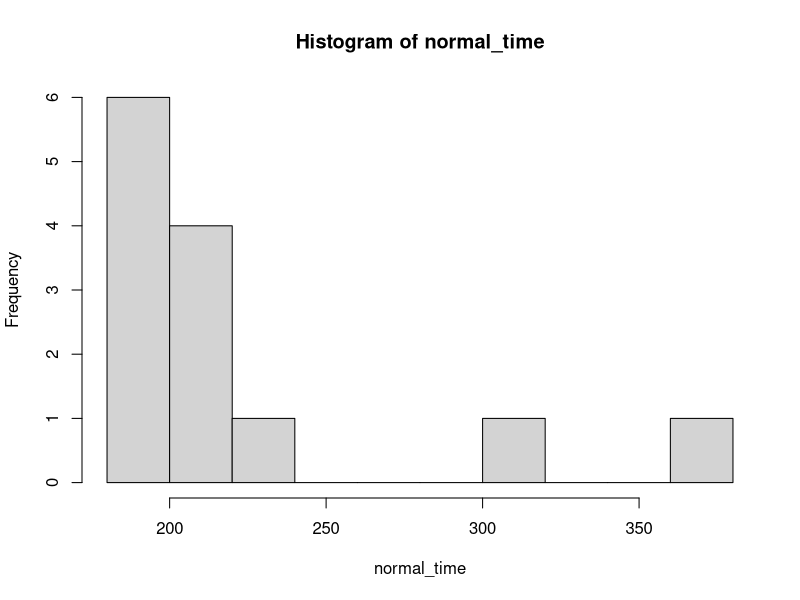
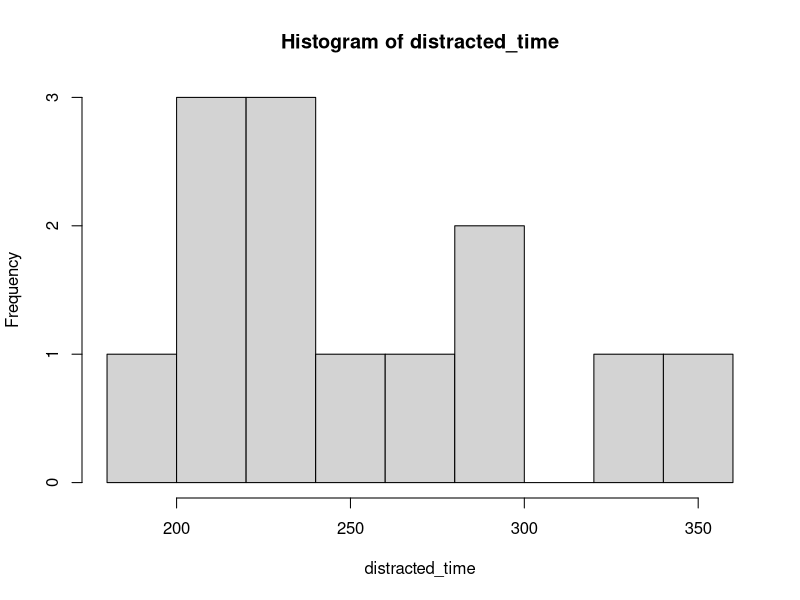
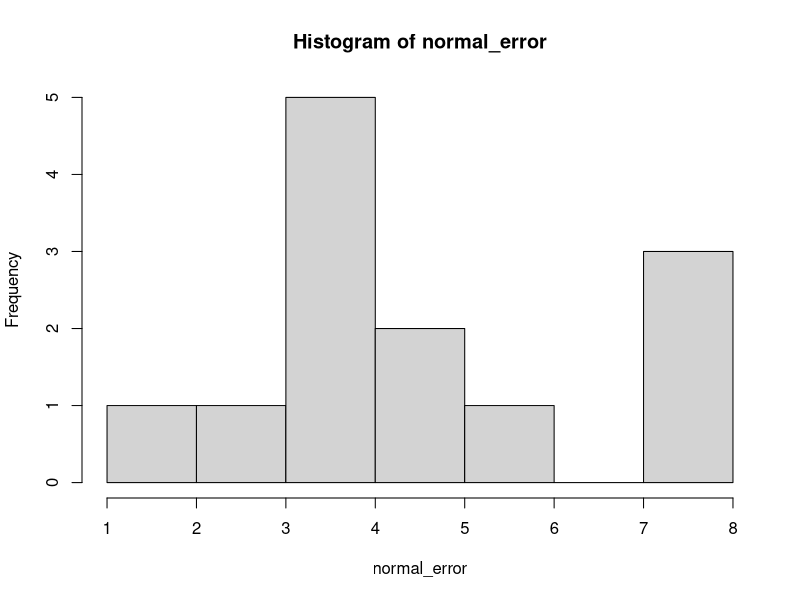
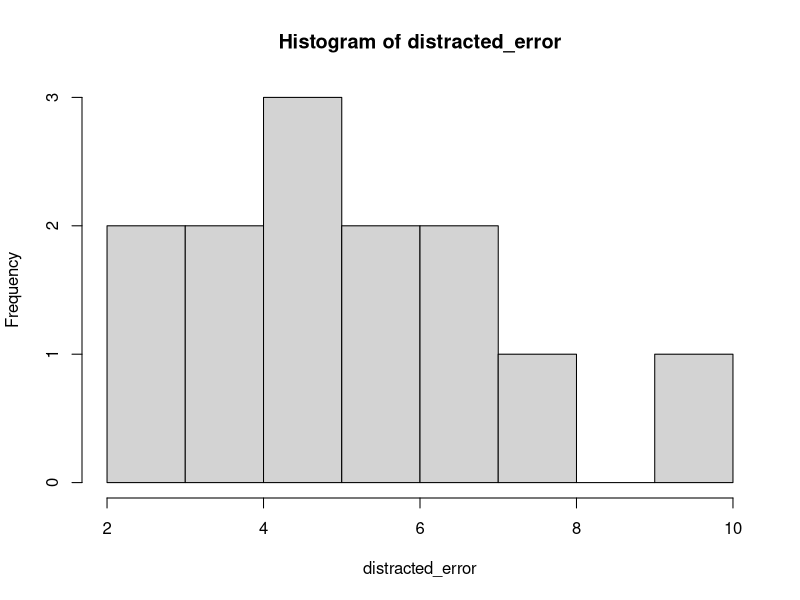
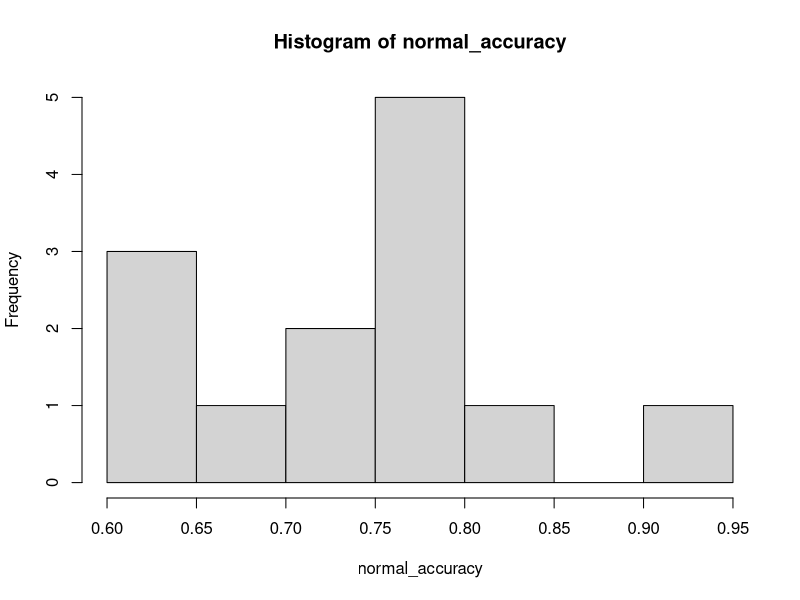
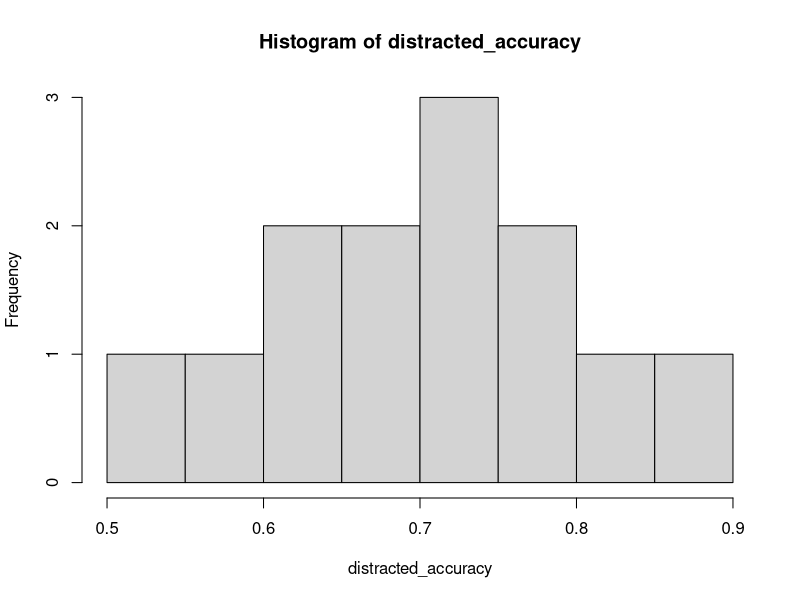
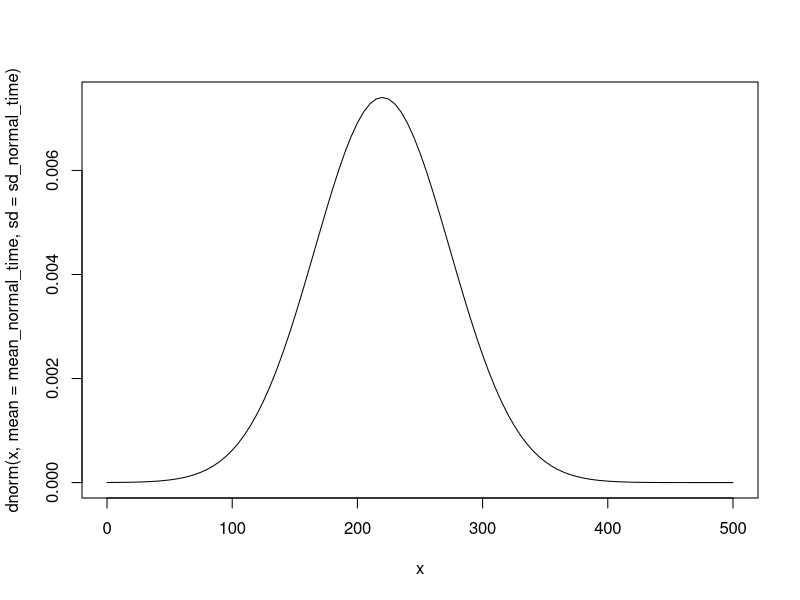
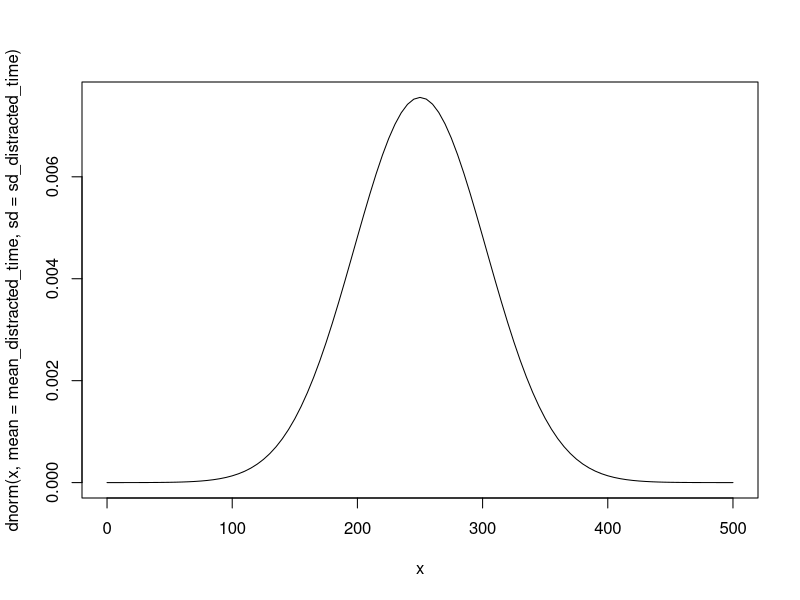

Reproduce these figures in R, in order.
normal_time <- c(193, 181, 184, 184, 228, 181, 209, 192, 216, 220, 364, 301, 206)

normal_error <- c(5, 8, 4, 8, 8, 1, 4, 4, 4, 4, 5, 6, 3)

distracted_time <- c(290, 360, 182, 212, 222, 244, 230, 202, 208, 282, 331, 225, 263)

distracted_error <- c(8, 5, 4, 6, 5, 4, 10, 5, 2, 3, 7, 6, 7)

normal_accuracy <- 1 - normal_error / 20
distracted_accuracy <- 1 - distracted_error / 20

mean_normal_time <- mean(normal_time)
mean_normal_error <- mean(normal_error)
mean_distracted_time <- mean(distracted_time)
mean_distracted_error <- mean(distracted_error)
mean_normal_accuracy <- mean(normal_accuracy)
mean_distracted_accuracy <- mean(distracted_accuracy)

sd_normal_time <- sd(normal_time)
sd_normal_error <- sd(normal_error)
sd_distracted_time <- sd(distracted_time)
sd_distracted_error <- sd(distracted_error)
sd_normal_accuracy <- sd(normal_accuracy)
sd_distracted_accuracy <- sd(distracted_accuracy)

hist(normal_time, breaks = 7)
hist(distracted_time, breaks = 7)
hist(normal_error, breaks = 7)
hist(distracted_error, breaks = 7)
hist(normal_accuracy, breaks = 7)
hist(distracted_accuracy, breaks = 7)
curve(dnorm(x, mean = mean_normal_time, sd = sd_normal_time), from = 0, to = 500)
curve(dnorm(x, mean = mean_distracted_time, sd = sd_distracted_time), from = 0, to = 500)
curve(dnorm(x, mean = mean_normal_error, sd = sd_normal_error), from = 0, to = 20)
curve(dnorm(x, mean = mean_distracted_error, sd = sd_distracted_error), from = 0, to = 20)
curve(dnorm(x, mean = mean_normal_accuracy, sd = sd_normal_accuracy))
curve(dnorm(x, mean = mean_distracted_accuracy, sd = sd_distracted_accuracy))

# t-test for time
t_test_time <- t.test(normal_time, distracted_time, mu = 0, var.equal = FALSE, alternative = "less", conf.level = 0.95)
t_test_time_p_value <- t_test_time$p.value
t_test_accuracy <- t.test(normal_accuracy, distracted_accuracy, mu = 0, var.equal = FALSE, alternative = "greater", conf.level = 0.95)
t_test_accuracy_p_value <- t_test_accuracy$p.value


# X-axis grid
x2 <- seq(min(normal_time), max(normal_time), length = 40)

# Normal curve
fun <- dnorm(x2, mean = mean_normal_time, sd = sd_normal_time)
fun2 <- dnorm(x2, mean = mean_distracted_time, sd = sd_distracted_time)

# Histogram
hist(normal_time, prob = TRUE, col = "white",
     ylim = c(0, max(fun)+0.005),
     main = "No Distraction Time Distrubution")
lines(x2, fun, col = 2, lwd = 2) 
 
x2 <- seq(min(distracted_time), max(distracted_time), length = 40)

fun <- dnorm(x2, mean = mean_normal_time, sd = sd_normal_time)
fun2 <- dnorm(x2, mean = mean_distracted_time, sd = sd_distracted_time)

# Histogram
hist(distracted_time, prob = TRUE, col = "white",
     ylim = c(0, max(fun)+0.01),
     main = "Distraction Time Distrubution")
lines(x2, fun, col = 2, lwd = 2)


x2 <- seq(min(normal_accuracy), max(normal_accuracy), length = 40)

fun <- dnorm(x2, mean = mean_normal_accuracy, sd = sd_normal_accuracy)
fun2 <- dnorm(x2, mean = mean_distracted_accuracy, sd = sd_distracted_accuracy)

# Histogram
hist(normal_accuracy, prob = TRUE, col = "white",
     ylim = c(0, max(fun)+5),
     main = "No Distraction Accuracy Distrubution")
lines(x2, fun, col = 2, lwd = 2)


x2 <- seq(min(distracted_accuracy), max(distracted_accuracy), length = 40)

fun <- dnorm(x2, mean = mean_normal_accuracy, sd = sd_normal_accuracy)
fun2 <- dnorm(x2, mean = mean_distracted_accuracy, sd = sd_distracted_accuracy)

# Histogram
hist(distracted_accuracy, prob = TRUE, col = "white",
     ylim = c(0, max(fun)+1),
     main = "Distraction Accuracy Distrubution")
lines(x2, fun, col = 2, lwd = 2)
